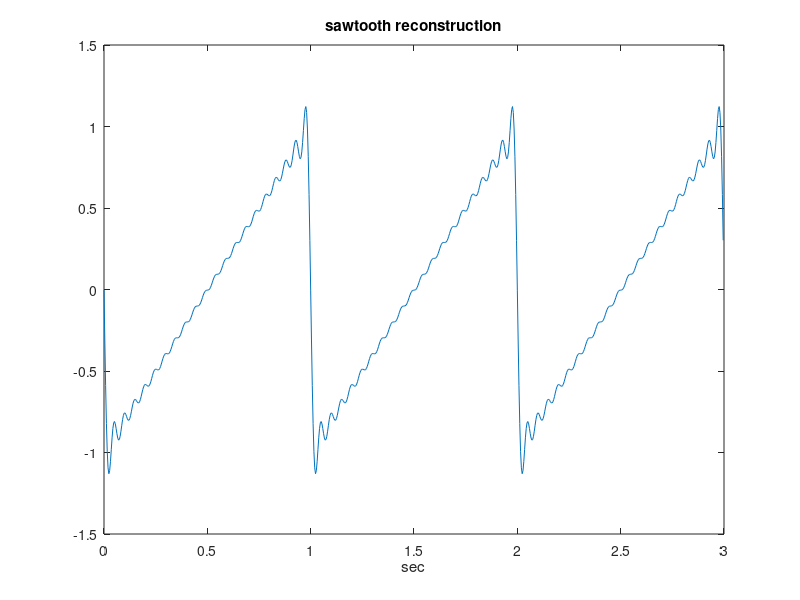

Recreate this plot in MATLAB.
% Reconstruction of sawtooth signal from Fourier 

%Fourier Transfom of sawtooth signal 
fy=1; %signal frequency in Hz
wy=2*pi*fy; %signal frequency in rad/s
Ty=1/fy; %signal period in seconds

Ns=256; %number of samples per signal period
fs=Ns*fy; %sampling frequency in Hz
tiv=1/fs; %time interval between samples;
t=0:tiv:(Ty-tiv); %time intervals set (1 period)
y=sawtooth(wy*t); %signal data set

fou=fft(y); %Fourier Transform (set of complex numbers)
%get set of harmonic amplitudes:
bh(1)=fou(1)/Ns;
hmag=-imag(fou);
bh(2:Ns)=(hmag(2:Ns)*2)/Ns; 

t=0:tiv:((3*Ty)-tiv); %time intervals set (3 periods)
y=bh(1);
for nn=1:20,
   y=y+(bh(nn+1)*sin(nn*wy*t));
end;
plot(t,y)
xlabel('sec'); title('sawtooth reconstruction');
